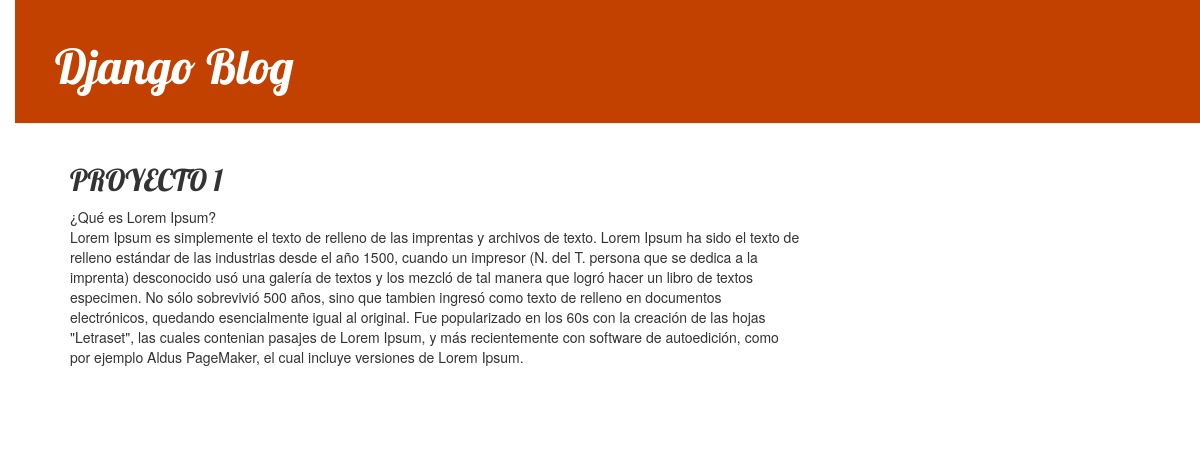
The app's page /post/1/ with its own data.
### blog/models.py (models this page shows, shortened)
class Post (models.Model):
    autor = models.ForeignKey(settings.AUTH_USER_MODEL, on_delete=models.CASCADE)
    title = models.CharField(max_length=200)
    text =models.TextField()
    create_date = models.DateTimeField(default=timezone.now)
    published_date = models.DateTimeField(blank=True , null=True)

### blog/views.py (the view)
# urls.py: path('post/<int:pk>/', views.post_detail, name='post_detail'),
def post_detail (request, pk):
    post = get_object_or_404(Post, pk=pk)
    return render (request , 'blog/post_detail.html' , {'post':post})

### blog/templates/blog/post_detail.html (shortened to what this page needs)
{% extends 'blog/base.html' %}
{% block content %}
    <div class='post'>
        <h2> {{ post.title }}</h2>
        <p>{{ post.text | linebreaks}}</p>
    </div>
{% endblock %}

### blog/static/CSS/blog.css (style rules this page uses)
body { padding-left: 15px; }
h1, h2 , h3 , h4 { font-family: 'Lobster', cursive; }
.post { margin-bottom: 70px; }

### records on screen
Post: title "PROYECTO 1", text "¿Qué es Lorem Ipsum? Lorem Ipsum es simplemente el texto de relleno de las imprentas y archivos de texto. Lorem Ipsum ha sido el texto de relleno estándar de las industrias desde el año 1500, cuando un impresor (N. del T. persona que se dedica a la imprenta) desconocido usó una galería de textos y los mezcló de tal manera que logró hacer un libro de textos especimen. No sólo sobrevivió 500 años, sino que tambien ingresó como texto de relleno en documentos electrónicos, quedando esencialmente igual al original. Fue popularizado en los 60s con la creación de las hojas \"Letraset\", las cuales contenian pasajes de Lorem Ipsum, y más recientemente con software de autoedición, como por ejemplo…"
